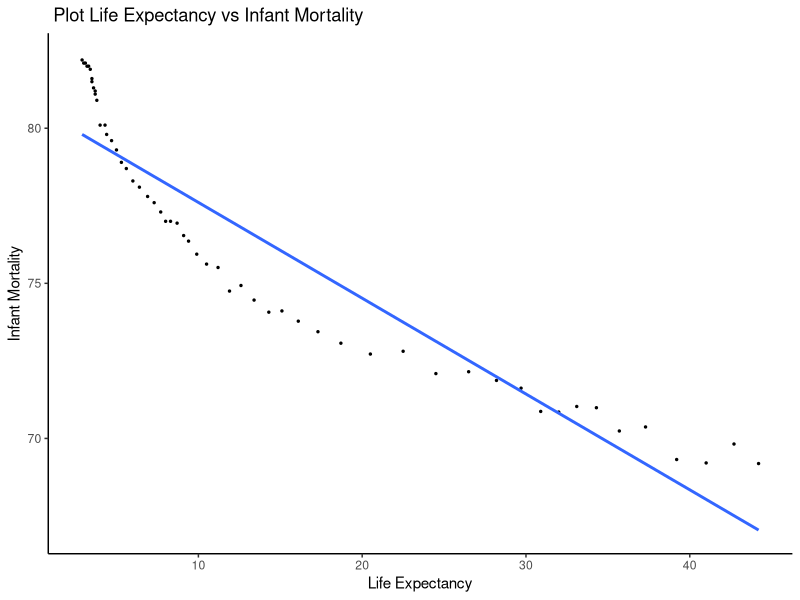
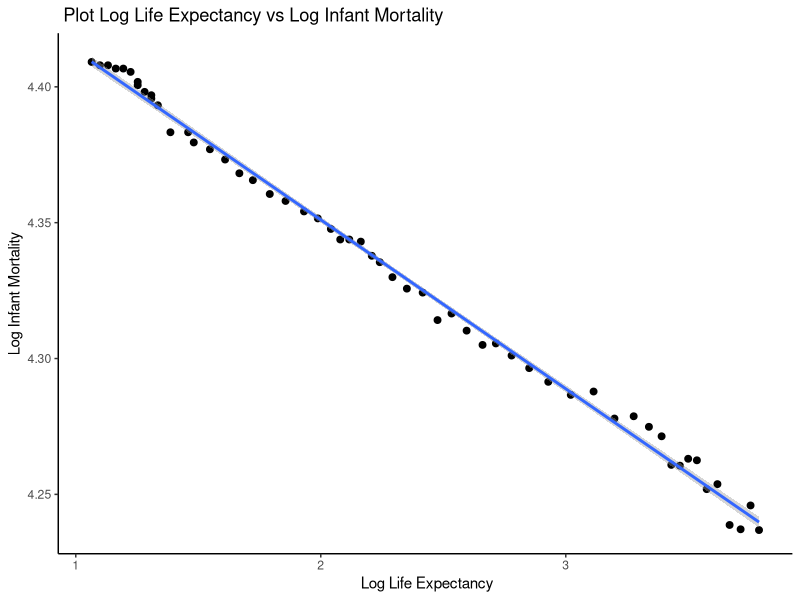
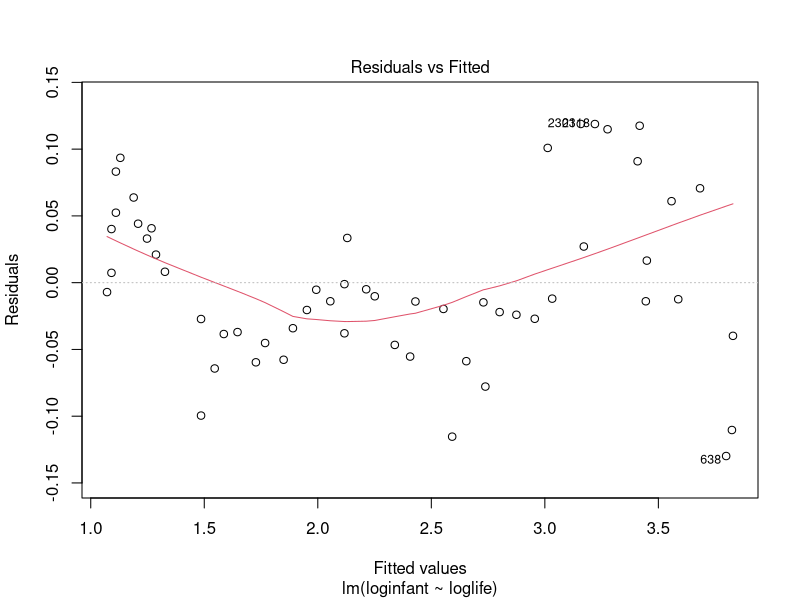
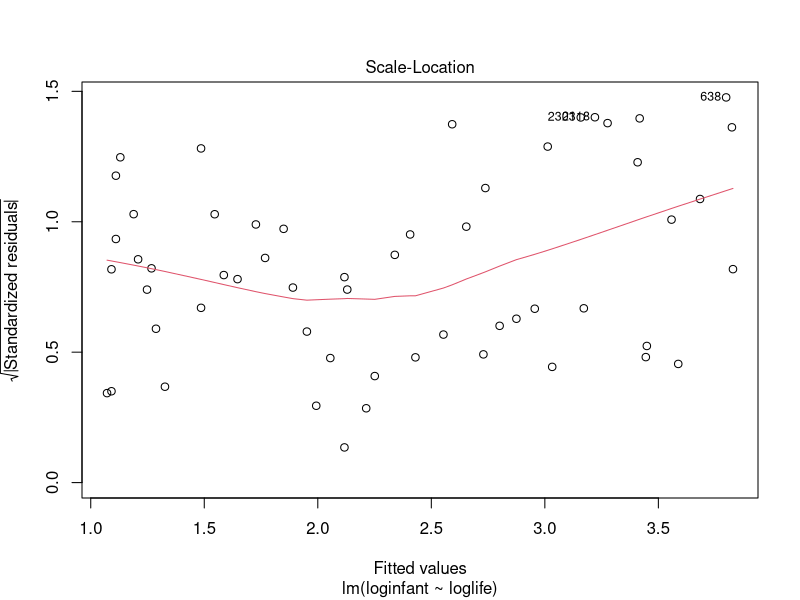
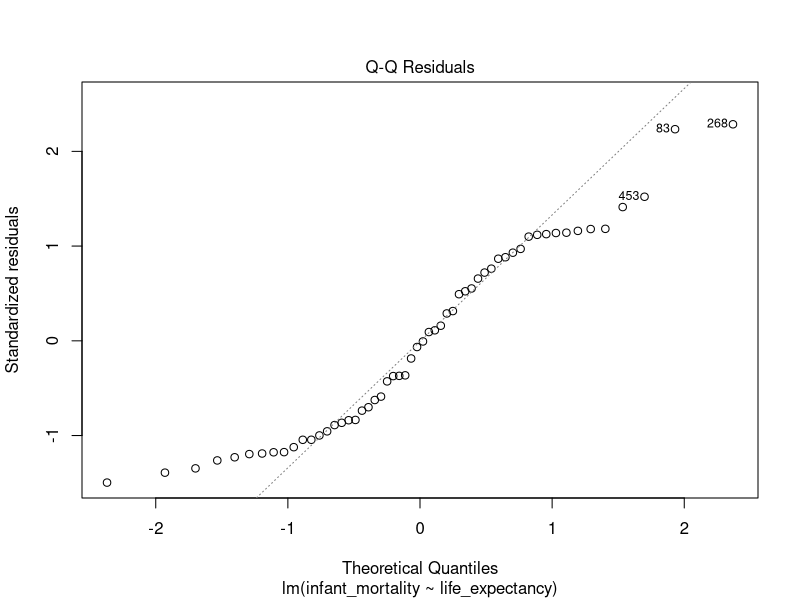

Here is the R script that generated these plots, in order:
## ---- chunk 1
library(tidyverse)
library(knitr)
library(dslabs)
data("gapminder")
## ---- chunk 2

str(gapminder,  message=FALSE,warning= FALSE)
## ---- chunk 3
Italy60 <- subset(gapminder, country == "Italy")
datait<-as.data.frame(Italy60)

## ---- chunk 4
cor(Italy60$infant_mortality,Italy60$life_expectancy,use= "pairwise.complete.obs")
## ---- chunk 5
model <-lm(infant_mortality ~ life_expectancy, datait)
summary(model)
library(ggplot2)
ggplot(datait, aes(infant_mortality, life_expectancy)) +
  geom_point(size=0.5, aplha= 0.4,) +
 geom_smooth(method = "lm", se= FALSE) +
  xlab(label= "Life Expectancy")+
  ylab(label= "Infant Mortality") +
  ggtitle(label=" Plot Life Expectancy vs Infant Mortality ") +
 theme_classic()
## ---- chunk 6
loginfant<-log(datait$infant_mortality)
loglife<-log(datait$life_expectancy)
logmodel <-lm(loginfant ~ loglife, datait)
summary(logmodel)
library(ggplot2)
??glm
ggplot(datait, aes(loginfant, loglife)) +
  geom_point(size=2, aplha= 1) +
 geom_smooth(method = "lm", se= TRUE) +
    xlab(label= " Log Life Expectancy")+
  ylab(label= "Log Infant Mortality") +
  ggtitle(label=" Plot Log Life Expectancy vs Log Infant Mortality ") +
 theme_classic()
## ---- chunk 7
plot(logmodel, 1)
## ---- chunk 8
plot(logmodel, 3)
library(lmtest)
library(zoo)
resbp<-bptest(logmodel)
resbp
## ---- chunk 9
plot(model, 2)
